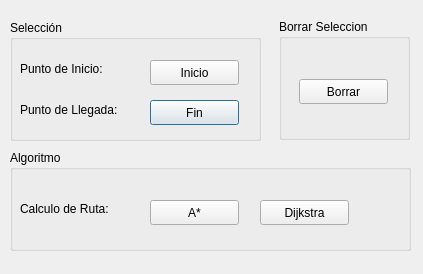
<?xml version="1.0" encoding="UTF-8"?>
<ui version="4.0">
 <class>RouteNavigatorDialogBase</class>
 <widget class="QDialog" name="RouteNavigatorDialogBase">
  <property name="geometry">
   <rect>
    <x>0</x>
    <y>0</y>
    <width>423</width>
    <height>274</height>
   </rect>
  </property>
  <property name="windowTitle">
   <string>Route Navigator</string>
  </property>
  <widget class="QGroupBox" name="S_groupBox">
   <property name="geometry">
    <rect>
     <x>10</x>
     <y>20</y>
     <width>251</width>
     <height>121</height>
    </rect>
   </property>
   <property name="title">
    <string>Selección</string>
   </property>
   <widget class="QPushButton" name="pushButton_2">
    <property name="geometry">
     <rect>
      <x>140</x>
      <y>80</y>
      <width>89</width>
      <height>25</height>
     </rect>
    </property>
    <property name="text">
     <string>Fin</string>
    </property>
   </widget>
   <widget class="QLabel" name="label">
    <property name="geometry">
     <rect>
      <x>10</x>
      <y>40</y>
      <width>111</width>
      <height>17</height>
     </rect>
    </property>
    <property name="text">
     <string>Punto de Inicio:</string>
    </property>
   </widget>
   <widget class="QPushButton" name="pushButton">
    <property name="geometry">
     <rect>
      <x>140</x>
      <y>40</y>
      <width>89</width>
      <height>25</height>
     </rect>
    </property>
    <property name="text">
     <string>Inicio</string>
    </property>
   </widget>
   <widget class="QLabel" name="label_2">
    <property name="geometry">
     <rect>
      <x>10</x>
      <y>80</y>
      <width>131</width>
      <height>20</height>
     </rect>
    </property>
    <property name="text">
     <string>Punto de Llegada:</string>
    </property>
   </widget>
  </widget>
  <widget class="QGroupBox" name="A_groupBox">
   <property name="geometry">
    <rect>
     <x>10</x>
     <y>150</y>
     <width>401</width>
     <height>101</height>
    </rect>
   </property>
   <property name="title">
    <string>Algoritmo</string>
   </property>
   <widget class="QPushButton" name="pushButton_4">
    <property name="geometry">
     <rect>
      <x>250</x>
      <y>50</y>
      <width>89</width>
      <height>25</height>
     </rect>
    </property>
    <property name="text">
     <string>Dijkstra</string>
    </property>
   </widget>
   <widget class="QPushButton" name="pushButton_3">
    <property name="geometry">
     <rect>
      <x>140</x>
      <y>50</y>
      <width>89</width>
      <height>25</height>
     </rect>
    </property>
    <property name="text">
     <string>A*</string>
    </property>
   </widget>
   <widget class="QLabel" name="label_4">
    <property name="geometry">
     <rect>
      <x>10</x>
      <y>50</y>
      <width>111</width>
      <height>17</height>
     </rect>
    </property>
    <property name="text">
     <string>Calculo de Ruta:</string>
    </property>
   </widget>
  </widget>
  <widget class="QGroupBox" name="B_groupBox">
   <property name="geometry">
    <rect>
     <x>279</x>
     <y>19</y>
     <width>131</width>
     <height>121</height>
    </rect>
   </property>
   <property name="title">
    <string>Borrar Seleccion</string>
   </property>
   <widget class="QPushButton" name="pushButton_5">
    <property name="geometry">
     <rect>
      <x>20</x>
      <y>60</y>
      <width>89</width>
      <height>25</height>
     </rect>
    </property>
    <property name="text">
     <string>Borrar</string>
    </property>
   </widget>
  </widget>
 </widget>
 <resources/>
 <connections/>
</ui>
